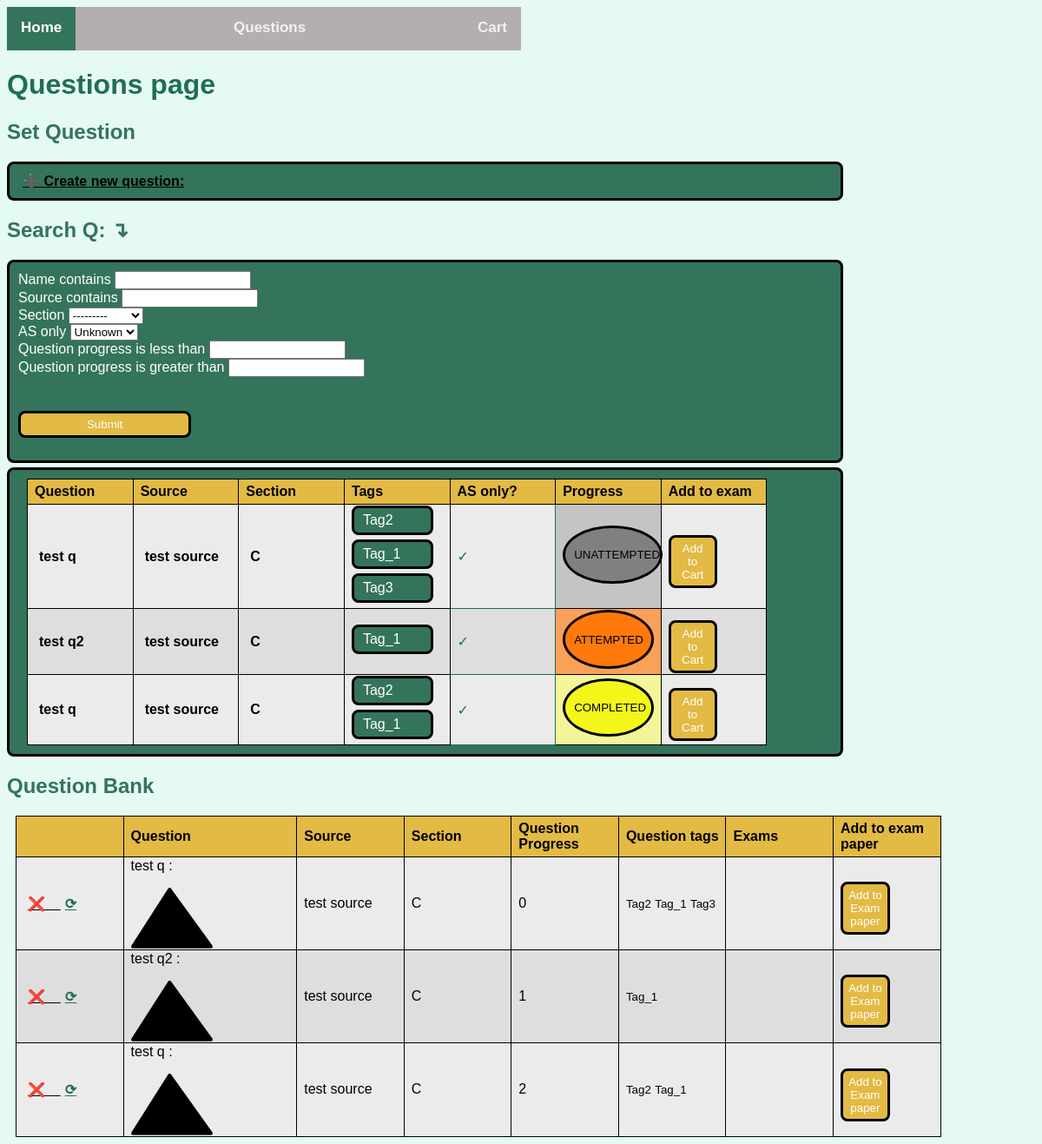
/questions/, run on an earlier commit of the app's database.
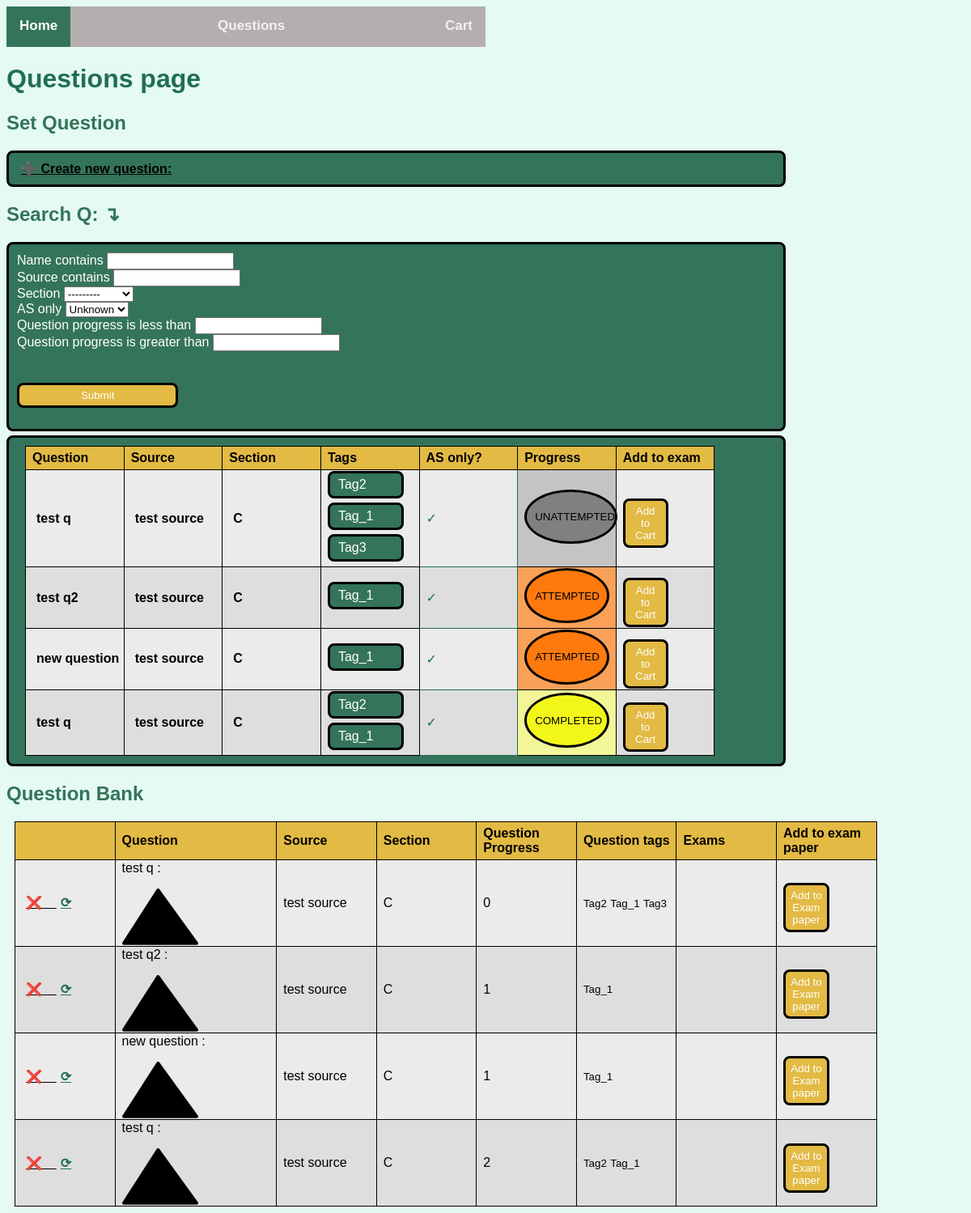
And on a later commit of the database.
### EB_app/models.py (models this page shows, shortened)
class Question(models.Model):
  name = models.CharField(unique=False, max_length=200)
  source = models.CharField(unique=False, max_length=200)
  Section_choices = [("Core","Core"),("Stats","Stats"),("Mechanics","Mechanics"),]
  section = models.CharField(default = "Core", max_length=10, choices= Section_choices)
  tags = TaggableManager()
  AS_only = models.BooleanField(default = True)
  marks =  models.IntegerField(null = True, blank = True, default = 3)
  question_progress = models.IntegerField(default = 0)
  publish_year = models.DateTimeField()
  digital = models.BooleanField(default = False)
  image = models.ImageField(null = True, blank = True)
  class Meta:
    ordering = ["question_progress"]

### EB_app/views.py (the view)
# urls.py: path("questions/", views.QuestionsView, name = 'questions'), #name=''questions'' consistent with base template nav bar
def QuestionsView(request):
    questions = Question.objects.all()
    question_filter = QuestionFilter(request.GET, queryset= questions) #applies QuestionFilter to query set
    context ={
        'questions': questions,
        'question_filter': question_filter
    }
    return render(request, "EB_app/questions.html", context)

### EB_app/templates/EB_app/questions.html (shortened to what this page needs)
{% extends "EB_app/base.html" %}
{% load static %}
{% load crispy_forms_tags %}
{% block head %}
  <link rel="stylesheet" href = "{% static 'EB_app/style.css' %}">
{% endblock %}
{% block content %}
 <h1>Questions page</h1>
 <h2>Set Question</h2>
 <container>
    <a href="{% url "create_question" %}" > ➕ Create new question:  </a>
 </container>
 <h2>Search Q: ↴ </h2>
 <container>
  <form method = "get">
    {{ question_filter.form|crispy}}
    <button type ="submit" class="yellow_button"> Submit</button>
  </form>
 </container>
 <container>
   <table>
   <thead>
    <tr>
      <th>Question</th>
      <th>Source</th>
      <th>Section</th>
      <th>Tags</th>
      <th>AS only?</th>
      <th>Progress</th>
      <th>Add to exam</th>
    </tr>
  </thead>
  <tbody>
    {% for question in question_filter.qs %}
      <tr>
        <td>
          <a>{{ question.name}}</a>
        </td>
        <td>
            <a>{{ question.source}}</a>
        </td>
        <td>
            <a>{{ question.section}}</a>
        </td>
        <td>
            {% for tag in question.tags.all %}
            <small_container>{{ tag }}</small_container>
            {% endfor %}
        </td>
        <td id="green_tick">
          {% if question.AS_only == True %}
          ✓
         {% endif %}
        </td>
        {% if question.question_progress == 0 %}
        <td id="zero_progress_cell">
        <container id="zero_progress">
        <p>UNATTEMPTED</p>
        </container>
        </td>
        {% elif question.question_progress == 1 %}
          <td id="one_progress_cell" >
            <container id="one_progress">
             <p>ATTEMPTED</p>
            </container>
          </td>
        {% elif question.question_progress == 2 %}
          <td id="two_progress_cell">
            <container  id="two_progress">
             <p>COMPLETED</p>
            </container>
          </td>
        {% else %}
          <td id="three_progress_cell">
            <container  id="three_progress">
             <p>REPEATED</p>
            </container>
          </td>
        {% endif %}
        <td>
          <button data-question="{{question.id}}" data-action="add" class="btn btn-outline-secondary add-btn update-cart">Add to Cart</button>
       </td>
      </tr>
      {% endfor %}
  </tbody>
  </table>
 </container>
 <h2>Question Bank</h2>
    <table class="questions-table">
      <thead>
        <tr>
          <th></th>
          <th class="wide_th">Question</th>
          <th>Source</th>
          <th>Section</th>
          <th>Question Progress</th>
          <th>Question tags</th>
          <th>Exams</th>
          <th>Add to exam paper</th>
        </tr>
      </thead>
      <tbody>
        {% for question in questions %}
          <tr>
            <td>
                <a href="{% url "delete_question" question.id %}" > ❌ &nbsp&nbsp </a>
                <a style="color: #206f50" href="{% url "update_question" question.id %}" >⟳ </a>
            </td>
            <td>
              {{ question.name}} :
              {% if question.image %}
              <img class="thumbnail" src="{{question.image.url}}">
            {% else %}
              <img class="thumbnail" src="{% static 'images/placeholder.png' %}">
            {% endif %}
            </td>
            <td>
                {{ question.source}}
            </td>
            <td>
              {{ question.section}}
            </td>
            <td>
              {{ question.question_progress}}
            </td>
            <td>
               {% for tag in question.tags.all %}
                <small>{{ tag }}</small>
                {% endfor %}
            </td>
            <td>
           </td>
           <td>
            <button data-question="{{question.id}}" data-action="add" class="btn btn-outline-secondary add-btn update-cart">Add to Exam paper</button>
         </td>
          </tr>
          {% endfor %}
        </tbody>
      </table>
{% endblock %}

### EB_app/templates/EB_app/base.html (shortened to what this page needs)
<head>
    {% block head %}
    {% endblock %}
</head>
<body>
    <header>
        <nav class="topnav">
         <a class ='special_nav_item' href= "{% url 'home' %}"> Home </a>
         <a  href= "{% url 'questions' %}"> Questions </a>
         <a  href= "{% url 'cart' %}"> Cart </a>
        </nav>
    </header>
    {% block content %}
    {% endblock %}
</body>

### static/EB_app/style.css (style rules this page uses)
html * { font-family: Helvetica, Arial, sans-serif }
h1 { color: #206f50; }
h2 { color: #34745a; }
body { background-color: rgb(228, 250, 242) }
.topnav { width: 50%; height: 50px; background-color: rgb(181, 174, 174); overflow: hidden; display: flex; justify-content: space-between; }
.topnav a { float: left; color: #f2f2f2; text-align: center; padding: 14px 16px; text-decoration: none; font-size: 17px; }
.topnav a.special_nav_item { background-color: #34745a; color: white; }
.thumbnail { height: 50%; width: 50%; }
table, th, td { border: 1px solid; border-collapse: collapse; width: 90%; text-align: left; padding-left: 8px; margin-left: 10px; table-layout: fixed; color: black; }
th { padding-top: 5px; padding-bottom: 5px; background-color: #e2ba44; border-color: black; color: black; }
.wide_th { width: 150%; padding-top: 5px; padding-bottom: 5px; background-color: #e2ba44; border-color: black; color: black; }
tr:nth-child(even) { background-color: #dedede; }
tr:nth-child(odd) { background-color: #ebebeb; }
container { color: white; display: flex; background-color: #34745a; width: 80%; align-items: left; justify-content: left; border-style: solid; border-radius: 8px; border-width: 3px; border-color: black; margin-bottom: 5px; padding-left: 10px; padding-top: 10px; padding-bottom: 10px; }
small_container { color: white; display: flex; background-color: #34745a; width: 70%; align-items: center; justify-content: left; border-style: solid; border-radius: 8px; border-width: 3px; border-color: black; margin-bottom: 5px; padding-top: 5px; padding-left: 10px; padding-bottom: 5px; }
#green_tick { color: #206f50; }
a { color: black; text-align: left; padding-left: 5px; font-weight: bold; }
button { color: white; background-color: #e2ba44; width: 50%; align-items: center; justify-content: left; border-style: solid; border-radius: 8px; border-width: 3px; border-color: black; margin-top: 10%; padding-top: 5px; padding-bottom: 5px; }
#zero_progress { background: grey;color: black; font-size: smaller; inline-size: min-content; border-radius: 50%; }
#one_progress { background: rgb(255, 121, 12);color: black;font-size: smaller; border-radius: 50%; }
#two_progress { background: rgb(243, 247, 25); color: black;font-size: smaller; border-radius: 50%; }
#zero_progress_cell { background: rgb(196, 196, 196);color: black; }
#one_progress_cell { background: rgb(249, 161, 89);color: black; }
#two_progress_cell { background: rgb(243, 245, 153); color: black; }
img { width: 30px; height: 30px; }

What changed in the data, as far as the page shows it:
added Question: name "new question", source "test source", section "C", shows "ATTEMPTED", question_progress "1", Tag (name "Tag_1")
